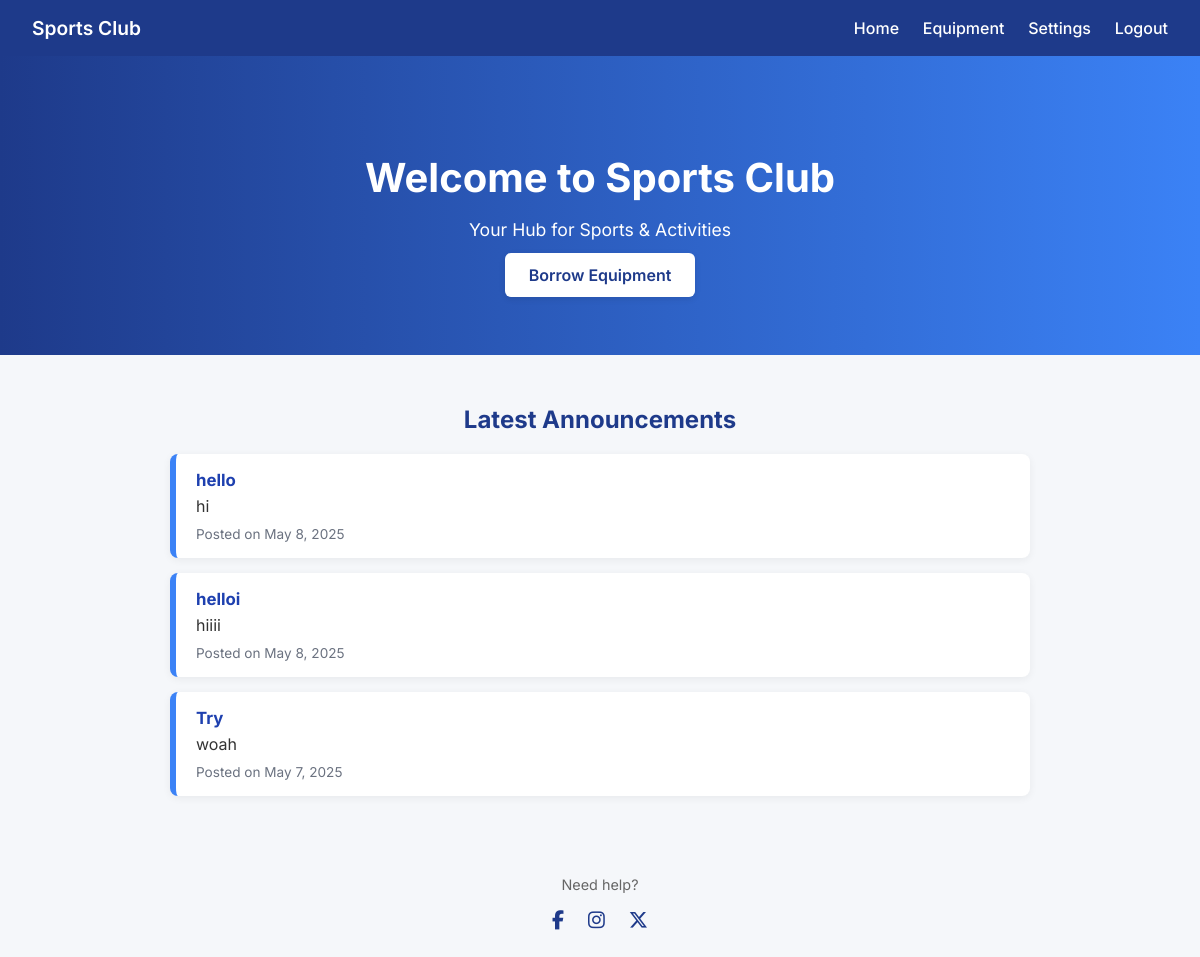
/member_dashboard.php (signed in), run on an earlier commit of the app's database.
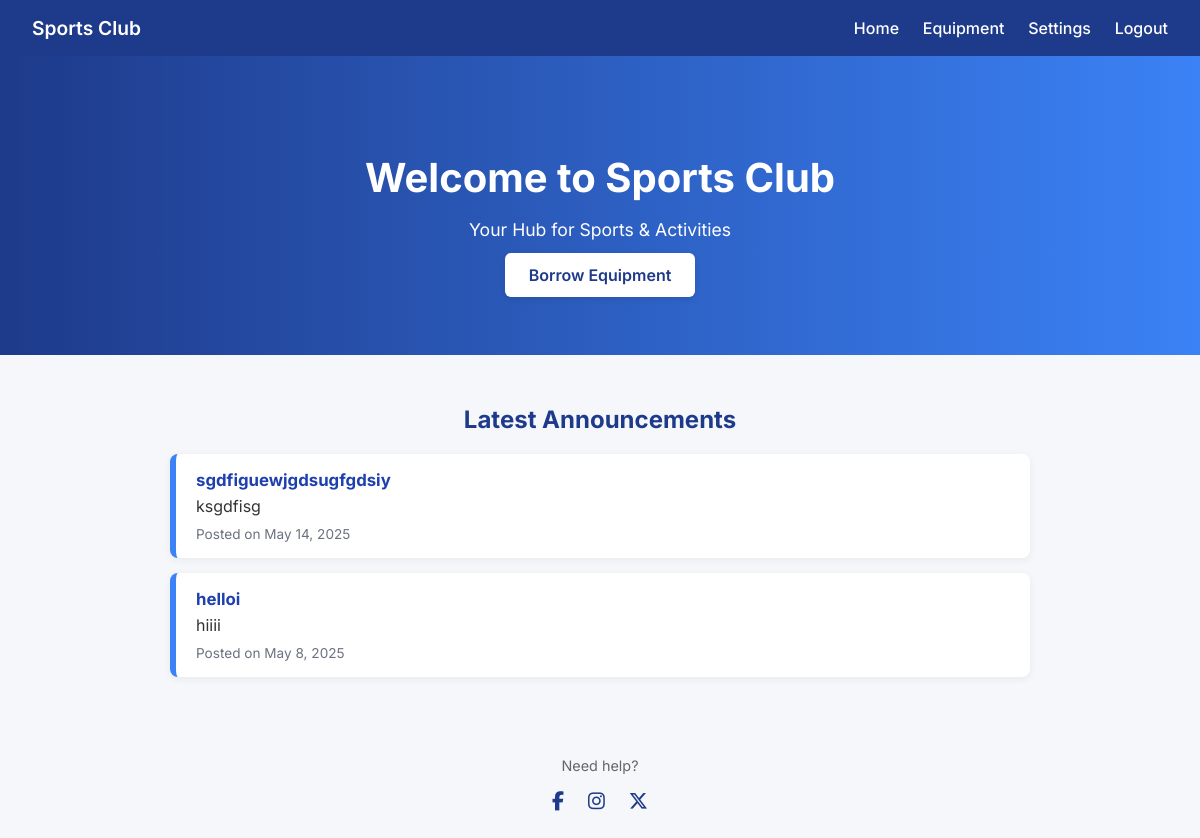
And on a later commit of the database.
### tables this page shows
CREATE TABLE `announcements` (
  `id` int(11) NOT NULL,
  `admin_id` int(11) NOT NULL,
  `title` varchar(255) NOT NULL,
  `content` text NOT NULL,
  `date_posted` timestamp NOT NULL DEFAULT current_timestamp(),
  `created_at` timestamp NOT NULL DEFAULT current_timestamp()
);

### member_dashboard.php (the view, shortened to what this page needs)
<?php
include 'db_connect.php';
$announcement_query = "SELECT * FROM announcements ORDER BY created_at DESC LIMIT 5";
$announcement_result = $conn->query($announcement_query);
?>
<!DOCTYPE html>
<html lang="en">
<head>
    <link rel="stylesheet" href="https://cdnjs.cloudflare.com/ajax/libs/font-awesome/6.5.0/css/all.min.css">
</head>
<body>
<header>
    <div>Sports Club</div>
    <nav>
        <a href="member_dashboard.php">Home</a>
        <a href="view_equipment.php">Equipment</a>
        <a href="edit_profile.php">Settings</a>
        <a href="logout.php">Logout</a>
    </nav>
</header>
<div class="hero">
    <h1>Welcome to Sports Club</h1>
    <p>Your Hub for Sports & Activities</p>
    <a href="view_equipment.php">Borrow Equipment</a>
</div>
<div class="container">
    <h3>Latest Announcements</h3>
    <ul class="announcement-list">
        <?php while ($row = $announcement_result->fetch_assoc()) { ?>
            <li>
                <strong><?php echo htmlspecialchars($row['title']); ?></strong>
                <?php echo nl2br(htmlspecialchars($row['content'])); ?>
                <span>Posted on <?php echo date('F j, Y', strtotime($row['created_at'])); ?></span>
            </li>
        <?php } ?>
    </ul>
</div>
<div class="footer">
    <p>Need help?</p>
    <div class="social-icons">
        <a href="https://facebook.com" target="_blank" title="Facebook"><i class="fab fa-facebook-f"></i></a>
        <a href="https://instagram.com" target="_blank" title="Instagram"><i class="fab fa-instagram"></i></a>
        <a href="https://x.com" target="_blank" title="X"><i class="fab fa-x-twitter"></i></a>
    </div>
</div>
</body>
</html>

What changed in the data, as far as the page shows it:
removed announcements: title "hello", content "hi", created_at "May 8, 2025"
removed announcements: title "Try", content "woah", created_at "May 7, 2025"
added announcements: title "sgdfiguewjgdsugfgdsiy", content "ksgdfisg", created_at "May 14, 2025"
